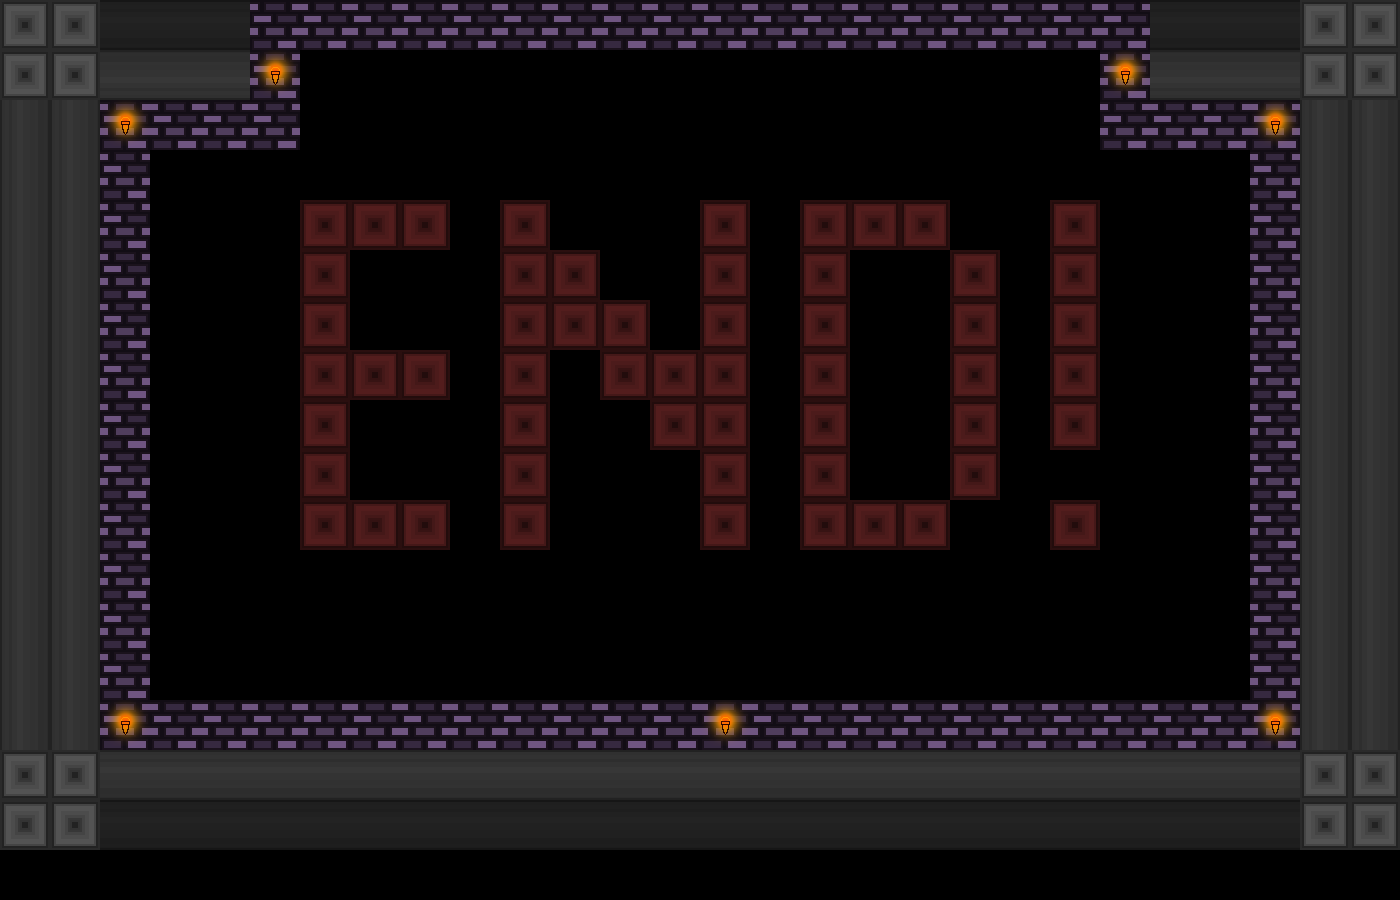

Below is a game level as drawn by its tile map, then a one-line description and the .tmx file that defines it, in full:
An orthogonal 28x18 tile map with 50x50 px tiles, 3 tile layers (tiles-main, tiles-deco, tiles-deco2), 9 tilesets and 7 objects (7x light).

<map version="1.10" tiledversion="1.11.2" orientation="orthogonal" renderorder="right-down" width="28" height="18" tilewidth="50" tileheight="50" infinite="0" nextlayerid="23" nextobjectid="1261">
 <properties>
  <property name="songName" value="rain" />
 </properties>
 <tileset firstgid="1" source="ch1-tiles.tsx" />
 <tileset firstgid="49" source="../../textures/trampoline.tsx" />
 <tileset firstgid="52" source="../../textures/save.tsx" />
 <tileset firstgid="53" source="../../textures/spike.tsx" />
 <tileset firstgid="61" source="../../textures/laser.tsx" />
 <tileset firstgid="79" source="../../textures/light.tsx" />
 <tileset firstgid="80" source="../../textures/trampoline-mini.tsx" />
 <tileset firstgid="89" source="../../textures/transition-tiles.tsx" />
 <tileset firstgid="94" source="../../textures/slab.tsx" />
 <layer id="1" name="tiles-main" width="28" height="18">
  <data encoding="csv">
7,7,35,35,35,1,1,1,1,1,1,1,1,1,1,1,1,1,1,1,1,1,1,35,35,35,7,7,
7,7,6,6,6,1,0,0,0,0,0,0,0,0,0,0,0,0,0,0,0,0,1,6,6,6,7,7,
4,4,1,1,1,1,0,0,0,0,0,0,0,0,0,0,0,0,0,0,0,0,1,1,1,1,4,4,
4,4,1,0,0,0,0,0,0,0,0,0,0,0,0,0,0,0,0,0,0,0,0,0,0,1,4,4,
4,4,1,0,0,0,0,0,0,0,0,0,0,0,0,0,0,0,0,0,0,0,0,0,0,1,4,4,
4,4,1,0,0,0,0,0,0,0,0,0,0,0,0,0,0,0,0,0,0,0,0,0,0,1,4,4,
4,4,1,0,0,0,0,0,0,0,0,0,0,0,0,0,0,0,0,0,0,0,0,0,0,1,4,4,
4,4,1,0,0,0,0,0,0,0,0,0,0,0,0,0,0,0,0,0,0,0,0,0,0,1,4,4,
4,4,1,0,0,0,0,0,0,0,0,0,0,0,0,0,0,0,0,0,0,0,0,0,0,1,4,4,
4,4,1,0,0,0,0,0,0,0,0,0,0,0,0,0,0,0,0,0,0,0,0,0,0,1,4,4,
4,4,1,0,0,0,0,0,0,0,0,0,0,0,0,0,0,0,0,0,0,0,0,0,0,1,4,4,
4,4,1,0,0,0,0,0,0,0,0,0,0,0,0,0,0,0,0,0,0,0,0,0,0,1,4,4,
4,4,1,0,0,0,0,0,0,0,0,0,0,0,0,0,0,0,0,0,0,0,0,0,0,1,4,4,
4,4,1,0,0,0,0,0,0,0,0,0,0,0,0,0,0,0,0,0,0,0,0,0,0,1,4,4,
4,4,1,1,1,1,1,1,1,1,1,1,1,1,1,1,1,1,1,1,1,1,1,1,1,1,4,4,
7,7,5,5,5,5,5,5,5,5,5,5,5,5,5,5,5,5,5,5,5,5,5,5,5,5,7,7,
7,7,35,35,35,35,35,35,35,35,35,35,35,35,35,35,35,35,35,35,35,35,35,35,35,35,7,7,
0,0,0,0,0,0,0,0,0,0,0,0,0,0,0,0,0,0,0,0,0,0,0,0,0,0,0,0
</data>
 </layer>
 <layer id="22" name="tiles-deco" width="28" height="18">
  <data encoding="csv">
0,0,0,0,0,0,0,0,0,0,0,0,0,0,0,0,0,0,0,0,0,0,0,0,0,0,0,0,
0,0,0,0,0,0,0,0,0,0,0,0,0,0,0,0,0,0,0,0,0,0,0,0,0,0,0,0,
0,0,0,0,0,0,0,0,0,0,0,0,0,0,0,0,0,0,0,0,0,0,0,0,0,0,0,0,
0,0,0,0,0,0,0,0,0,0,0,0,0,0,0,0,0,0,0,0,0,0,0,0,0,0,0,0,
0,0,0,0,0,0,8,8,8,0,8,0,0,0,8,0,8,8,8,0,0,8,0,0,0,0,0,0,
0,0,0,0,0,0,8,0,0,0,8,8,0,0,8,0,8,0,0,8,0,8,0,0,0,0,0,0,
0,0,0,0,0,0,8,0,0,0,8,8,8,0,8,0,8,0,0,8,0,8,0,0,0,0,0,0,
0,0,0,0,0,0,8,8,8,0,8,0,8,8,8,0,8,0,0,8,0,8,0,0,0,0,0,0,
0,0,0,0,0,0,8,0,0,0,8,0,0,8,8,0,8,0,0,8,0,8,0,0,0,0,0,0,
0,0,0,0,0,0,8,0,0,0,8,0,0,0,8,0,8,0,0,8,0,0,0,0,0,0,0,0,
0,0,0,0,0,0,8,8,8,0,8,0,0,0,8,0,8,8,8,0,0,8,0,0,0,0,0,0,
0,0,0,0,0,0,0,0,0,0,0,0,0,0,0,0,0,0,0,0,0,0,0,0,0,0,0,0,
0,0,0,0,0,0,0,0,0,0,0,0,0,0,0,0,0,0,0,0,0,0,0,0,0,0,0,0,
0,0,0,0,0,0,0,0,0,0,0,0,0,0,0,0,0,0,0,0,0,0,0,0,0,0,0,0,
0,0,0,0,0,0,0,0,0,0,0,0,0,0,0,0,0,0,0,0,0,0,0,0,0,0,0,0,
0,0,0,0,0,0,0,0,0,0,0,0,0,0,0,0,0,0,0,0,0,0,0,0,0,0,0,0,
0,0,0,0,0,0,0,0,0,0,0,0,0,0,0,0,0,0,0,0,0,0,0,0,0,0,0,0,
0,0,0,0,0,0,0,0,0,0,0,0,0,0,0,0,0,0,0,0,0,0,0,0,0,0,0,0
</data>
 </layer>
 <layer id="18" name="tiles-deco2" width="28" height="18">
  <data encoding="csv">
0,0,0,0,0,0,0,0,0,0,0,0,0,0,0,0,0,0,0,0,0,0,0,0,0,0,0,0,
0,0,0,0,0,42,0,0,0,0,0,0,0,0,0,0,0,0,0,0,0,0,42,0,0,0,0,0,
0,0,42,0,0,0,0,0,0,0,0,0,0,0,0,0,0,0,0,0,0,0,0,0,0,42,0,0,
0,0,0,0,0,0,0,0,0,0,0,0,0,0,0,0,0,0,0,0,0,0,0,0,0,0,0,0,
0,0,0,0,0,0,0,0,0,0,0,0,0,0,0,0,0,0,0,0,0,0,0,0,0,0,0,0,
0,0,0,0,0,0,0,0,0,0,0,0,0,0,0,0,0,0,0,0,0,0,0,0,0,0,0,0,
0,0,0,0,0,0,0,0,0,0,0,0,0,0,0,0,0,0,0,0,0,0,0,0,0,0,0,0,
0,0,0,0,0,0,0,0,0,0,0,0,0,0,0,0,0,0,0,0,0,0,0,0,0,0,0,0,
0,0,0,0,0,0,0,0,0,0,0,0,0,0,0,0,0,0,0,0,0,0,0,0,0,0,0,0,
0,0,0,0,0,0,0,0,0,0,0,0,0,0,0,0,0,0,0,0,0,0,0,0,0,0,0,0,
0,0,0,0,0,0,0,0,0,0,0,0,0,0,0,0,0,0,0,0,0,0,0,0,0,0,0,0,
0,0,0,0,0,0,0,0,0,0,0,0,0,0,0,0,0,0,0,0,0,0,0,0,0,0,0,0,
0,0,0,0,0,0,0,0,0,0,0,0,0,0,0,0,0,0,0,0,0,0,0,0,0,0,0,0,
0,0,0,0,0,0,0,0,0,0,0,0,0,0,0,0,0,0,0,0,0,0,0,0,0,0,0,0,
0,0,42,0,0,0,0,0,0,0,0,0,0,0,42,0,0,0,0,0,0,0,0,0,0,42,0,0,
0,0,0,0,0,0,0,0,0,0,0,0,0,0,0,0,0,0,0,0,0,0,0,0,0,0,0,0,
0,0,0,0,0,0,0,0,0,0,0,0,0,0,0,0,0,0,0,0,0,0,0,0,0,0,0,0,
0,0,0,0,0,0,0,0,0,0,0,0,0,0,0,0,0,0,0,0,0,0,0,0,0,0,0,0
</data>
 </layer>
 <objectgroup id="16" name="falling">
  <properties>
   <property name="direction" value="down" />
  </properties>
 </objectgroup>
 <objectgroup id="13" name="platform" />
 <objectgroup id="14" name="light">
  <object id="1253" name="light" gid="79" x="176" y="176" width="200" height="200" />
  <object id="1254" name="light" gid="79" x="24" y="218.667" width="200" height="200" />
  <object id="1256" name="light" gid="79" x="624" y="824" width="200" height="200" />
  <object id="1257" name="light" gid="79" x="25.3333" y="824" width="200" height="200" />
  <object id="1258" name="light" gid="79" x="1176" y="824" width="200" height="200" />
  <object id="1259" name="light" gid="79" x="1174.67" y="224" width="200" height="200" />
  <object id="1260" name="light" gid="79" x="1022.67" y="172" width="200" height="200" />
 </objectgroup>
 <objectgroup id="7" name="trampoline" />
 <objectgroup id="19" name="trampoline-mini" />
 <objectgroup id="9" name="spike-normal" />
 <objectgroup id="8" name="save" />
 <objectgroup id="10" name="laser" />
 <objectgroup id="11" name="bg">
  <properties>
   <property name="bgName" value="castleBG" />
  </properties>
 </objectgroup>
 <objectgroup id="21" name="slab" />
 <objectgroup id="12" name="mapEffect">
  <properties>
   <property name="effectType" value="none" />
  </properties>
 </objectgroup>
 <objectgroup id="15" name="music">
  <properties>
   <property name="songName" value="none" />
  </properties>
 </objectgroup>
 <objectgroup id="20" name="warps" />
</map>
